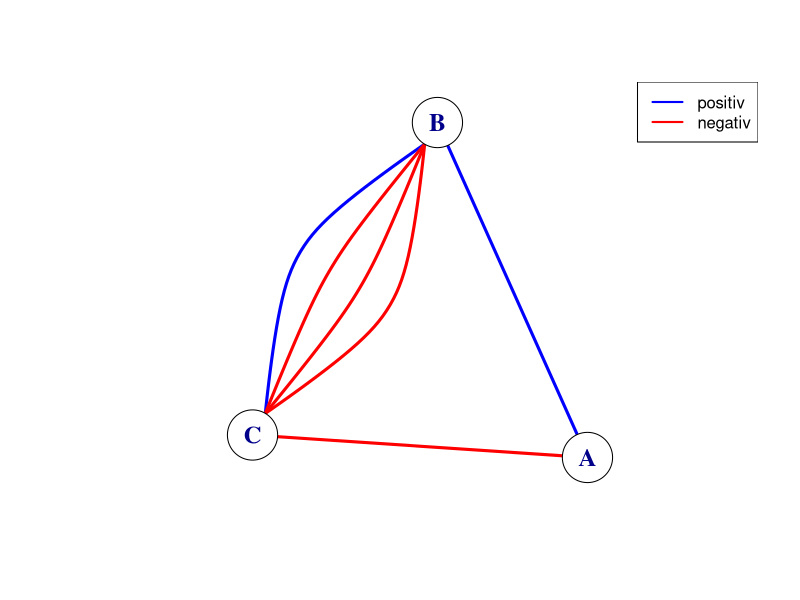
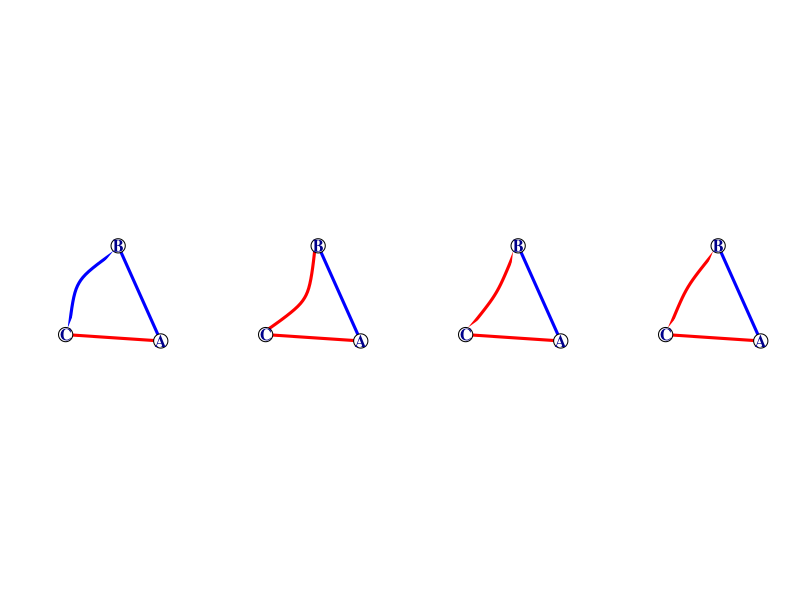

R code for these plots, in order:
library(igraph)

# Netzwerk erstellen
edges <- data.frame(state1 = c("A", "A", "B", "B", "B", "B"),
                    state2 = c("B", "C", "C", "C", "C", "C"),
                    sign = c(1, -1, 1, -1, -1, -1))
g <- graph_from_data_frame(edges, directed = FALSE)


set.seed(3)
my_layout <- layout_with_kk(g)

plot_remove_edge <- function(g, edge, main = NULL) {
  
E(g)$color <- ifelse(E(g)$sign == 1, "blue", "red")
  
if(!any(is.na(edge))) E(g)$color[edge] <- "white"
plot(g, 
      vertex.color = "white", 
      layout = my_layout,
      vertex.size = 30,
      edge.color = E(g)$color,
       edge.width = 3,
       main = main,
       vertex.label.font = 2,    # 1=normal, 2=fett (bold), 3=kursiv
       vertex.label.cex = 1.5   # Skalierungsfaktor für die Textgröße (1.5 = 150%)
       )
}
dev.off()
plot_remove_edge(g, NA, "")
legend("topright", legend=c("positiv", "negativ"), col=c("blue", "red"), lty=1, lwd=2)

par(mfrow = c(1, 4))

plot_remove_edge(g, c(4, 5, 6), "")
plot_remove_edge(g, c(3, 4, 5), "")
plot_remove_edge(g, c(3, 4, 6), "")
plot_remove_edge(g, c(3, 5, 6), "")
